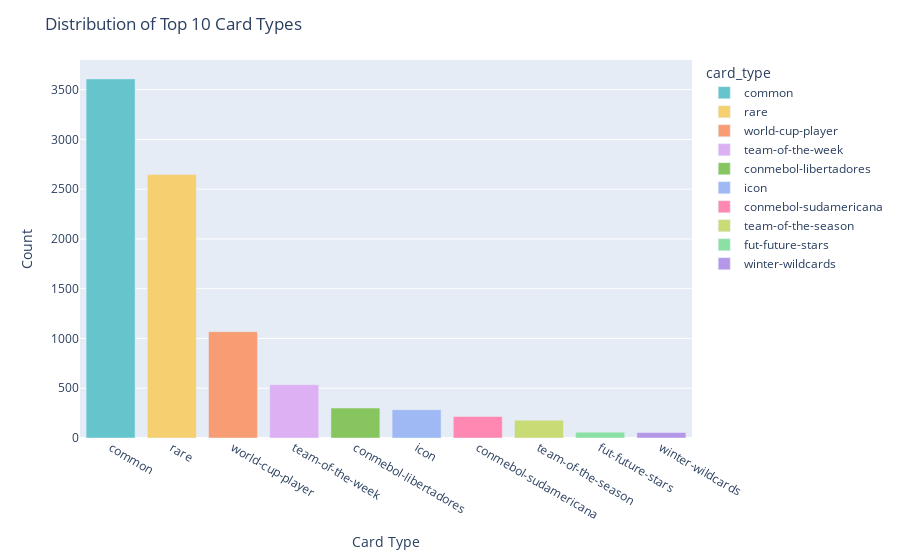
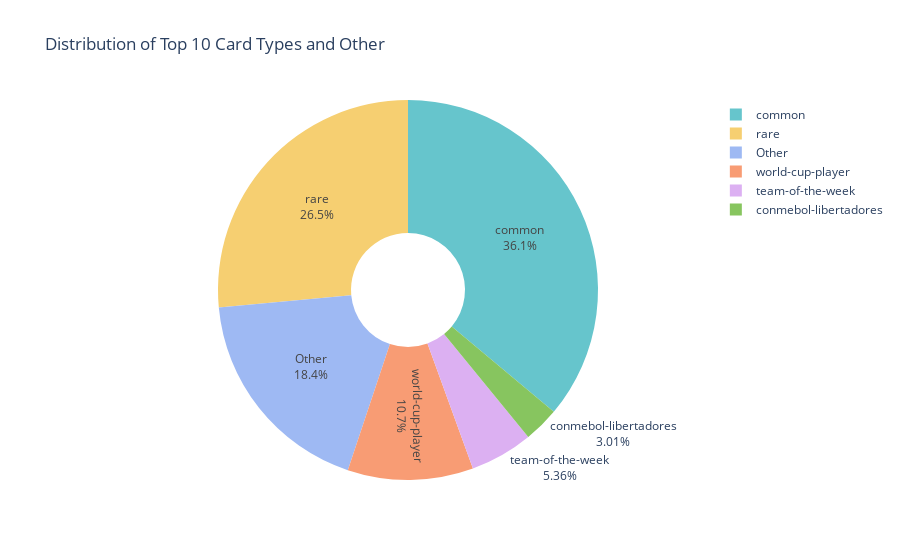

The notebook cell these images were saved under, in order:
### Markdown cell above
#### 2. **Card Type Distribution**

### Code cell
# Count the number of occurrences of each card type
card_type_counts = fifa_data['card_type'].value_counts()

# Select the top 10 card types
top_10_card_types = card_type_counts.head(10)

# Create a bar chart using Plotly Express
fig_top10card = px.bar(top_10_card_types, 
                       x=top_10_card_types.index, 
                       y=top_10_card_types.values, 
                       color=top_10_card_types.index, 
                       color_discrete_sequence=px.colors.qualitative.Pastel)

fig_top10card.update_layout(title='Distribution of Top 10 Card Types', xaxis_title='Card Type', yaxis_title='Count')
fig_top10card.show()

# Select the top 10 card types and group the rest as "Other"
top_10_card_types = card_type_counts.head(5)
other_count = card_type_counts[5:].sum()
top_10_card_types['Other'] = other_count

# Create a pie chart using Plotly Graph Objects
fig_top10card_pie = go.Figure(data=[go.Pie(labels=top_10_card_types.index, 
                                           values=top_10_card_types.values,
                                           textinfo='label+percent', hole=0.3, 
                                           marker_colors=px.colors.qualitative.Pastel)])
fig_top10card_pie.update_layout(title='Distribution of Top 10 Card Types and Other')
fig_top10card_pie.show()

### Figure 1 — Plotly figure (JSON) as saved in the notebook; plotly's stock layout.template omitted (floating-point values rounded to 4 significant figures)
{"data": [{"alignmentgroup": "True", "hovertemplate": "card_type=%{x}<br>y=%{y}<extra></extra>", "legendgroup": "common", "marker": {"color": "rgb(102, 197, 204)", "pattern": {"shape": ""}}, "name": "common", "offsetgroup": "common", "orientation": "v", "showlegend": true, "textposition": "auto", "type": "bar", "x": ["common"], "xaxis": "x", "y": [3608], "yaxis": "y"}, {"alignmentgroup": "True", "hovertemplate": "card_type=%{x}<br>y=%{y}<extra></extra>", "legendgroup": "rare", "marker": {"color": "rgb(246, 207, 113)", "pattern": {"shape": ""}}, "name": "rare", "offsetgroup": "rare", "orientation": "v", "showlegend": true, "textposition": "auto", "type": "bar", "x": ["rare"], "xaxis": "x", "y": [2647], "yaxis": "y"}, {"alignmentgroup": "True", "hovertemplate": "card_type=%{x}<br>y=%{y}<extra></extra>", "legendgroup": "world-cup-player", "marker": {"color": "rgb(248, 156, 116)", "pattern": {"shape": ""}}, "name": "world-cup-player", "offsetgroup": "world-cup-player", "orientation": "v", "showlegend": true, "textposition": "auto", "type": "bar", "x": ["world-cup-player"], "xaxis": "x", "y": [1068], "yaxis": "y"}, {"alignmentgroup": "True", "hovertemplate": "card_type=%{x}<br>y=%{y}<extra></extra>", "legendgroup": "team-of-the-week", "marker": {"color": "rgb(220, 176, 242)", "pattern": {"shape": ""}}, "name": "team-of-the-week", "offsetgroup": "team-of-the-week", "orientation": "v", "showlegend": true, "textposition": "auto", "type": "bar", "x": ["team-of-the-week"], "xaxis": "x", "y": [536], "yaxis": "y"}, {"alignmentgroup": "True", "hovertemplate": "card_type=%{x}<br>y=%{y}<extra></extra>", "legendgroup": "conmebol-libertadores", "marker": {"color": "rgb(135, 197, 95)", "pattern": {"shape": ""}}, "name": "conmebol-libertadores", "offsetgroup": "conmebol-libertadores", "orientation": "v", "showlegend": true, "textposition": "auto", "type": "bar", "x": ["conmebol-libertadores"], "xaxis": "x", "y": [301], "yaxis": "y"}, {"alignmentgroup": "True", "hovertemplate": "card_type=%{x}<br>y=%{y}<extra></extra>", "legendgroup": "icon", "marker": {"color": "rgb(158, 185, 243)", "pattern": {"shape": ""}}, "name": "icon", "offsetgroup": "icon", "orientation": "v", "showlegend": true, "textposition": "auto", "type": "bar", "x": ["icon"], "xaxis": "x", "y": [284], "yaxis": "y"}, {"alignmentgroup": "True", "hovertemplate": "card_type=%{x}<br>y=%{y}<extra></extra>", "legendgroup": "conmebol-sudamericana", "marker": {"color": "rgb(254, 136, 177)", "pattern": {"shape": ""}}, "name": "conmebol-sudamericana", "offsetgroup": "conmebol-sudamericana", "orientation": "v", "showlegend": true, "textposition": "auto", "type": "bar", "x": ["conmebol-sudamericana"], "xaxis": "x", "y": [216], "yaxis": "y"}, {"alignmentgroup": "True", "hovertemplate": "card_type=%{x}<br>y=%{y}<extra></extra>", "legendgroup": "team-of-the-season", "marker": {"color": "rgb(201, 219, 116)", "pattern": {"shape": ""}}, "name": "team-of-the-season", "offsetgroup": "team-of-the-season", "orientation": "v", "showlegend": true, "textposition": "auto", "type": "bar", "x": ["team-of-the-season"], "xaxis": "x", "y": [179], "yaxis": "y"}, {"alignmentgroup": "True", "hovertemplate": "card_type=%{x}<br>y=%{y}<extra></extra>", "legendgroup": "fut-future-stars", "marker": {"color": "rgb(139, 224, 164)", "pattern": {"shape": ""}}, "name": "fut-future-stars", "offsetgroup": "fut-future-stars", "orientation": "v", "showlegend": true, "textposition": "auto", "type": "bar", "x": ["fut-future-stars"], "xaxis": "x", "y": [59], "yaxis": "y"}, {"alignmentgroup": "True", "hovertemplate": "card_type=%{x}<br>y=%{y}<extra></extra>", "legendgroup": "winter-wildcards", "marker": {"color": "rgb(180, 151, 231)", "pattern": {"shape": ""}}, "name": "winter-wildcards", "offsetgroup": "winter-wildcards", "orientation": "v", "showlegend": true, "textposition": "auto", "type": "bar", "x": ["winter-wildcards"], "xaxis": "x", "y": [55], "yaxis": "y"}], "layout": {"barmode": "relative", "legend": {"title": {"text": "card_type"}, "tracegroupgap": 0}, "margin": {"t": 60}, "title": {"text": "Distribution of Top 10 Card Types"}, "xaxis": {"anchor": "y", "categoryarray": ["common", "rare", "world-cup-player", "team-of-the-week", "conmebol-libertadores", "icon", "conmebol-sudamericana", "team-of-the-season", "fut-future-stars", "winter-wildcards"], "categoryorder": "array", "domain": [0, 1], "title": {"text": "Card Type"}}, "yaxis": {"anchor": "x", "domain": [0, 1], "title": {"text": "Count"}}}}

### Figure 2 — Plotly figure (JSON) as saved in the notebook; plotly's stock layout.template omitted (floating-point values rounded to 4 significant figures)
{"data": [{"hole": 0.3, "labels": ["common", "rare", "world-cup-player", "team-of-the-week", "conmebol-libertadores", "Other"], "marker": {"colors": ["rgb(102, 197, 204)", "rgb(246, 207, 113)", "rgb(248, 156, 116)", "rgb(220, 176, 242)", "rgb(135, 197, 95)", "rgb(158, 185, 243)", "rgb(254, 136, 177)", "rgb(201, 219, 116)", "rgb(139, 224, 164)", "rgb(180, 151, 231)", "rgb(179, 179, 179)"]}, "textinfo": "label+percent", "type": "pie", "values": [3608, 2647, 1068, 536, 301, 1840]}], "layout": {"title": {"text": "Distribution of Top 10 Card Types and Other"}}}
